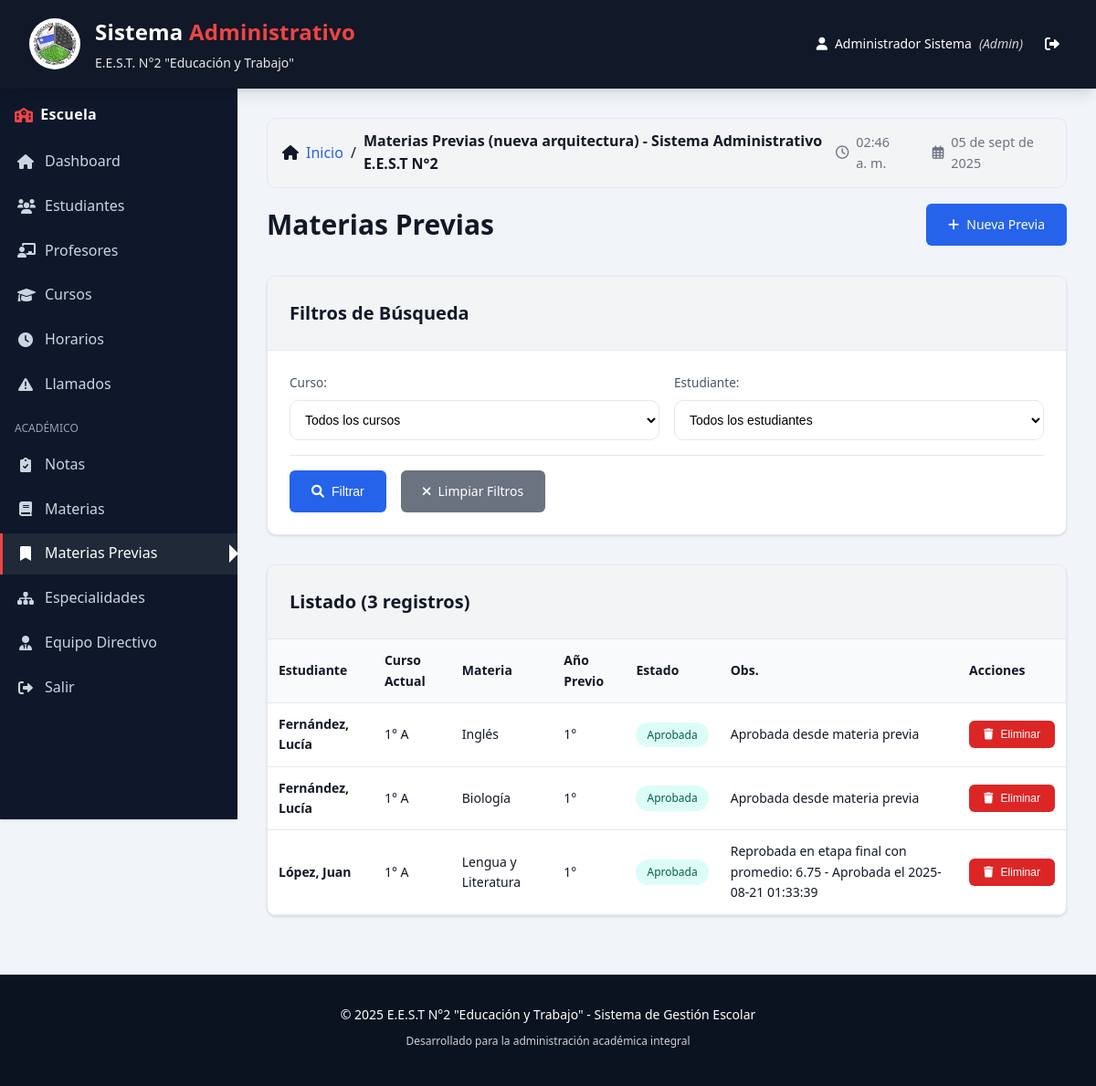
Page /materias_previas.php (signed in) on the committed database.
### tables this page shows
CREATE TABLE `usuarios` (
  `id` int(11) NOT NULL,
  `username` varchar(50) NOT NULL,
  `password` varchar(255) NOT NULL,
  `nombre` varchar(100) NOT NULL,
  `apellido` varchar(100) NOT NULL,
  `email` varchar(100) DEFAULT NULL,
  `rol` enum('admin','directivo','preceptor','secretaria') NOT NULL,
  `activo` tinyint(1) DEFAULT 1,
  `fecha_creacion` timestamp NOT NULL DEFAULT current_timestamp()
);

CREATE TABLE `materias_previas` (
  `id` int(11) NOT NULL,
  `estudiante_id` int(11) NOT NULL,
  `materia_id` int(11) NOT NULL,
  `anio_previo` int(11) NOT NULL,
  `estado` enum('pendiente','regularizada','aprobada') DEFAULT 'pendiente',
  `observaciones` text DEFAULT NULL,
  `fecha_registro` timestamp NOT NULL DEFAULT current_timestamp()
);

CREATE TABLE `estudiantes` (
  `id` int(11) NOT NULL,
  `dni` varchar(20) NOT NULL,
  `apellido` varchar(100) NOT NULL,
  `nombre` varchar(100) NOT NULL,
  `fecha_nacimiento` date DEFAULT NULL,
  `grupo_sanguineo` varchar(10) DEFAULT NULL,
  `obra_social` varchar(100) DEFAULT NULL,
  `domicilio` text DEFAULT NULL,
  `telefono_fijo` varchar(20) DEFAULT NULL,
  `telefono_celular` varchar(20) DEFAULT NULL,
  `email` varchar(100) DEFAULT NULL,
  `foto` varchar(255) DEFAULT NULL,
  `curso_id` int(11) DEFAULT NULL,
  `activo` tinyint(1) DEFAULT 1,
  `fecha_ingreso` date DEFAULT curdate()
);

CREATE TABLE `cursos` (
  `id` int(11) NOT NULL,
  `anio` int(11) NOT NULL,
  `division` varchar(5) NOT NULL,
  `turno_id` int(11) NOT NULL,
  `especialidad_id` int(11) DEFAULT NULL,
  `taller_id` int(11) DEFAULT NULL,
  `grado` enum('inferior','superior') NOT NULL,
  `activo` tinyint(1) DEFAULT 1
);

CREATE TABLE `materias` (
  `id` int(11) NOT NULL,
  `nombre` varchar(100) NOT NULL,
  `especialidad_id` int(11) DEFAULT NULL,
  `es_taller` tinyint(1) DEFAULT 0,
  `activa` tinyint(1) DEFAULT 1
);

### config/database.php (called while the page is built, shortened)
<?php
class Database {
    private static $instance = null;
    private $connection;
    private function __construct() {
        $host = 'localhost';
        $port = '3306';
        $dbname = 'sistema_admin_eest2';
        $username = 'root';
        $password = '';
        try {
            $this->connection = new PDO(
                "mysql:host=$host;port=$port;dbname=$dbname;charset=utf8mb4",
                $username,
                $password,
                [
                    PDO::ATTR_ERRMODE => PDO::ERRMODE_EXCEPTION,
                    PDO::ATTR_DEFAULT_FETCH_MODE => PDO::FETCH_ASSOC,
                    PDO::ATTR_EMULATE_PREPARES => false
                ]
            );
        } catch (PDOException $e) {
            throw new Exception("Connection failed: " . $e->getMessage());
        }
    }
    public static function getInstance() {
        if (self::$instance === null) {
            self::$instance = new self();
        }
        return self::$instance;
    }
    public function query($sql, $params = []) {
        $stmt = $this->connection->prepare($sql);
        $stmt->execute($params);
        return $stmt;
    }
    public function fetch($sql, $params = []) {
        $stmt = $this->query($sql, $params);
        return $stmt->fetch();
    }
    public function fetchAll($sql, $params = []) {
        $stmt = $this->query($sql, $params);
        return $stmt->fetchAll();
    }
}
?>

### src/services/UsuarioRepository.php (called while the page is built, shortened)
<?php
class UsuarioRepository
{
    private $database;
    public function __construct($database)
    {
        $this->database = $database;
    }
    public function findById(int $id): ?array
    {
        $sql = "SELECT * FROM usuarios WHERE id = ? AND activo = 1";
        return $this->database->fetch($sql, [$id]);
    }
}

### src/services/AuthCacheService.php (called while the page is built, shortened)
<?php
class AuthCacheService
{
    private CacheService $cacheService;
    private int $userCacheTtl = 1800;
    public function __construct(Database $database)
    {
        $this->cacheService = new CacheService($database);
    }
    public function getUserById(int $userId): ?array
    {
        $cacheKey = "user:{$userId}";
        return $this->cacheService->remember($cacheKey, function() use ($userId) {
            $usuarioRepository = new UsuarioRepository($this->cacheService->database ?? Database::getInstance());
            return $usuarioRepository->findById($userId);
        }, $this->userCacheTtl);
    }
}

### src/services/CacheService.php (called while the page is built, shortened)
<?php
class CacheService
{
    public function get(string $key): mixed
    {
        return null;
    }
    public function remember(string $key, callable $callback, int $ttl = null): mixed
    {
        $value = $this->get($key);
        if ($value === null) {
            $value = $callback();
        }
        return $value;
    }
}

### src/services/ServicioAutenticacion.php (called while the page is built, shortened)
<?php
class ServicioAutenticacion implements IServicioAutenticacion
{
    private SessionService $sessionService;
    private AuthCacheService $authCacheService;
    public function __construct($database)
    {
        $this->sessionService = new SessionService();
        $this->authCacheService = new AuthCacheService($database);
    }
    public function obtenerUsuarioPorId(int $usuarioId): ?array
    {
        return $this->authCacheService->getUserById($usuarioId);
    }
    public function verificarSesion(): ?array
    {
        $usuarioId = $this->sessionService->obtenerUsuarioId();
        return $this->obtenerUsuarioPorId($usuarioId);
    }
}

### materias_previas.php (the view, shortened to what this page needs)
<?php
require_once 'config/database.php';
$db = Database::getInstance();
$servicioAutenticacion = new ServicioAutenticacion($db);
$usuario = $servicioAutenticacion->verificarSesion();
$pageTitle = 'Materias Previas (nueva arquitectura) - Sistema Administrativo E.E.S.T N°2';
include 'includes/header.php';
$where_conditions = ["1=1"];
$params = [];
$where_clause = implode(' AND ', $where_conditions);
$previas = $db->fetchAll("
    SELECT p.*, e.apellido, e.nombre, m.nombre as materia, c.anio as anio_actual, c.division, esp.nombre as especialidad
    FROM materias_previas p
    JOIN estudiantes e ON e.id = p.estudiante_id
    JOIN materias m ON m.id = p.materia_id
    LEFT JOIN cursos c ON e.curso_id = c.id
    LEFT JOIN especialidades esp ON c.especialidad_id = esp.id
    WHERE $where_clause
    ORDER BY e.apellido, e.nombre, p.anio_previo DESC
", $params);
?>
<section class="materias-previas-section">
    <div class="section-header">
        <h2>Materias Previas</h2>
        <a href="materias_previas.php?action=nueva" class="btn btn-primary"><i class="fas fa-plus"></i> Nueva Previa</a>
    </div>
    <div class="card">
        <div class="card-header">
            <h3 class="card-title">Filtros de Búsqueda</h3>
        </div>
        <form method="GET" class="form-container">
            <div class="form-row">
                <div class="form-group">
                    <label for="curso">Curso:</label>
                    <select name="curso" id="curso">
                        <option value="">Todos los cursos</option>
                    </select>
                </div>
                <div class="form-group">
                    <label for="estudiante">Estudiante:</label>
                    <select name="estudiante" id="estudiante">
                        <option value="">Todos los estudiantes</option>
                    </select>
                </div>
            </div>
            <div class="form-actions">
                <button type="submit" class="btn btn-primary">
                    <i class="fas fa-search"></i> Filtrar
                </button>
                <a href="materias_previas.php" class="btn btn-secondary">
                    <i class="fas fa-times"></i> Limpiar Filtros
                </a>
            </div>
        </form>
    </div>
    <div class="card">
        <div class="card-header"><h3 class="card-title">Listado (<?php echo count($previas); ?> registros)</h3></div>
        <div class="table-container">
            <table class="table">
                <thead>
                    <tr>
                        <th>Estudiante</th>
                        <th>Curso Actual</th>
                        <th>Materia</th>
                        <th>Año Previo</th>
                        <th>Estado</th>
                        <th>Obs.</th>
                        <th>Acciones</th>
                    </tr>
                </thead>
                <tbody>
                    <?php foreach ($previas as $p): ?>
                    <tr>
                        <td><strong><?php echo htmlspecialchars($p['apellido'] . ', ' . $p['nombre']); ?></strong></td>
                        <td>
                            <?php if ($p['anio_actual']): ?>
                                <?php echo $p['anio_actual'] . '° ' . $p['division']; ?>
                            <?php else: ?>
                                Sin curso
                            <?php endif; ?>
                        </td>
                        <td><?php echo htmlspecialchars($p['materia']); ?></td>
                        <td><?php echo $p['anio_previo']; ?>°</td>
                        <td>
                            <?php
                            $estado_class = '';
                            $estado_text = '';
                            switch($p['estado']) {
                                case 'aprobada':
                                    $estado_class = 'status status-success';
                                    $estado_text = 'Aprobada';
                                    break;
                            }
                            ?>
                            <span class="<?php echo $estado_class; ?>"><?php echo $estado_text; ?></span>
                        </td>
                        <td><?php echo htmlspecialchars($p['observaciones'] ?? ''); ?></td>
                        <td>
                            <div style="display: flex; gap: 0.5rem; align-items: center;">
                                <form method="POST" onsubmit="return confirm('¿Eliminar registro?');" style="margin: 0;">
                                    <button type="submit" name="eliminar_previa" class="btn btn-danger btn-sm">
                                        <i class="fas fa-trash"></i> Eliminar
                                    </button>
                                </form>
                            </div>
                        </td>
                    </tr>
                    <?php endforeach; ?>
                </tbody>
            </table>
        </div>
    </div>
</section>
<?php include 'includes/footer.php'; ?>

### includes/header.php (shortened to what this page needs)
<?php
$currentUser = [
    'nombre' => $_SESSION['nombre'] ?? 'Usuario',
    'apellido' => $_SESSION['apellido'] ?? '',
    'rol' => $_SESSION['rol'] ?? 'usuario'
];
$currentPage = basename($_SERVER['PHP_SELF']);
function hasRole($roles) {
    $userRole = $_SESSION['rol'] ?? '';
    if (is_array($roles)) {
        return in_array($userRole, $roles);
    }
    return $userRole === $roles;
}
?>
<!DOCTYPE html>
<html lang="es">
<head>
    <link rel="stylesheet" href="css/style.css">
    <link rel="stylesheet" href="https://cdnjs.cloudflare.com/ajax/libs/font-awesome/6.0.0/css/all.min.css">
</head>
<body>
    <header class="main-header">
        <div class="header-top">
            <div class="logo-section">
                <img src="img/logo-eest2.png" alt="Logo EEST N°2" class="logo">
                <div class="school-info">
                    <h1 class="brand-title">Sistema <span>Administrativo</span></h1>
                    <h2>E.E.S.T. N°2 "Educación y Trabajo"</h2>
                </div>
            </div>
            <div class="user-section">
                <div class="user-info">
                    <i class="fas fa-user"></i>
                    <span><?php echo htmlspecialchars($currentUser['nombre'] . ' ' . $currentUser['apellido']); ?></span>
                    <span class="role">(<?php echo ucfirst($currentUser['rol']); ?>)</span>
                </div>
                <a href="logout.php" class="logout-btn" title="Cerrar sesión">
                    <i class="fas fa-sign-out-alt"></i>
                </a>
            </div>
        </div>
    </header>
    <div class="app-layout">
        <aside class="sidebar" id="sidebar">
            <div class="sidebar-brand">
                <i class="fas fa-school"></i>
                <span>Escuela</span>
            </div>
            <nav class="sidebar-nav">
                <ul class="menu">
                    <li><a href="index.php" class="menu-link <?php echo $currentPage==='index.php'?'active':''; ?>"><i class="fas fa-home"></i><span>Dashboard</span></a></li>
                    <li><a href="estudiantes.php" class="menu-link <?php echo $currentPage==='estudiantes.php'?'active':''; ?>"><i class="fas fa-users"></i><span>Estudiantes</span></a></li>
                    <li><a href="profesores.php" class="menu-link <?php echo $currentPage==='profesores.php'?'active':''; ?>"><i class="fas fa-chalkboard-teacher"></i><span>Profesores</span></a></li>
                    <li><a href="cursos.php" class="menu-link <?php echo $currentPage==='cursos.php'?'active':''; ?>"><i class="fas fa-graduation-cap"></i><span>Cursos</span></a></li>
                    <li><a href="horarios.php" class="menu-link <?php echo $currentPage==='horarios.php'?'active':''; ?>"><i class="fas fa-clock"></i><span>Horarios</span></a></li>
                    <li><a href="llamados.php" class="menu-link <?php echo $currentPage==='llamados.php'?'active':''; ?>"><i class="fas fa-exclamation-triangle"></i><span>Llamados</span></a></li>
                    <?php if (hasRole(['admin', 'directivo'])): ?>
                    <li class="menu-section">Académico</li>
                    <li><a href="notas.php" class="menu-link <?php echo $currentPage==='notas.php'?'active':''; ?>"><i class="fas fa-clipboard-check"></i><span>Notas</span></a></li>
                    <li><a href="materias.php" class="menu-link <?php echo $currentPage==='materias.php'?'active':''; ?>"><i class="fas fa-book"></i><span>Materias</span></a></li>
                    <li><a href="materias_previas.php" class="menu-link <?php echo $currentPage==='materias_previas.php'?'active':''; ?>"><i class="fas fa-bookmark"></i><span>Materias Previas</span></a></li>
                    <li><a href="especialidades.php" class="menu-link <?php echo $currentPage==='especialidades.php'?'active':''; ?>"><i class="fas fa-sitemap"></i><span>Especialidades</span></a></li>
                    <li><a href="equipo.php" class="menu-link <?php echo $currentPage==='equipo.php'?'active':''; ?>"><i class="fas fa-user-tie"></i><span>Equipo Directivo</span></a></li>
                    <?php endif; ?>
                    <li><a href="logout.php" class="menu-link"><i class="fas fa-sign-out-alt"></i><span>Salir</span></a></li>
                </ul>
            </nav>
        </aside>
        <main class="main-content">
            <div class="breadcrumb-bar">
                <div class="crumbs-left">
                    <i class="fas fa-home"></i>
                    <a href="index.php">Inicio</a>
                    <span>/</span>
                    <strong><?php echo htmlspecialchars($pageTitle ?? ''); ?></strong>
                </div>
                <div class="crumbs-right">
                    <i class="far fa-clock"></i>
                    <span id="clock-time"></span>
                    <i class="far fa-calendar-alt" style="margin-left:.75rem;"></i>
                    <span id="clock-date"></span>
                </div>
            </div>

### rows in the picture
usuarios: nombre+apellido "Administrador Sistema", rol "Admin"
materias_previas: estudiante.nombre "Fernández, Lucía", cursos.anio "1", cursos.division "A", materia.nombre "Inglés", anio_previo "1", estado "Aprobada", observaciones "Aprobada desde materia previa"
materias_previas: estudiante.nombre "Fernández, Lucía", cursos.anio "1", cursos.division "A", materia.nombre "Biología", anio_previo "1", estado "Aprobada", observaciones "Aprobada desde materia previa"
materias_previas: estudiante.nombre "López, Juan", cursos.anio "1", cursos.division "A", materia.nombre "Lengua y Literatura", anio_previo "1", estado "Aprobada", observaciones "Reprobada en etapa final con promedio: 6.75 - Aprobada el 2025-08-21 01:33:39"

### other values in the picture
$pageTitle "Materias Previas (nueva arquitectura) - Sistema Administrativo E.E.S.T N°2"
count($previas) "3"
